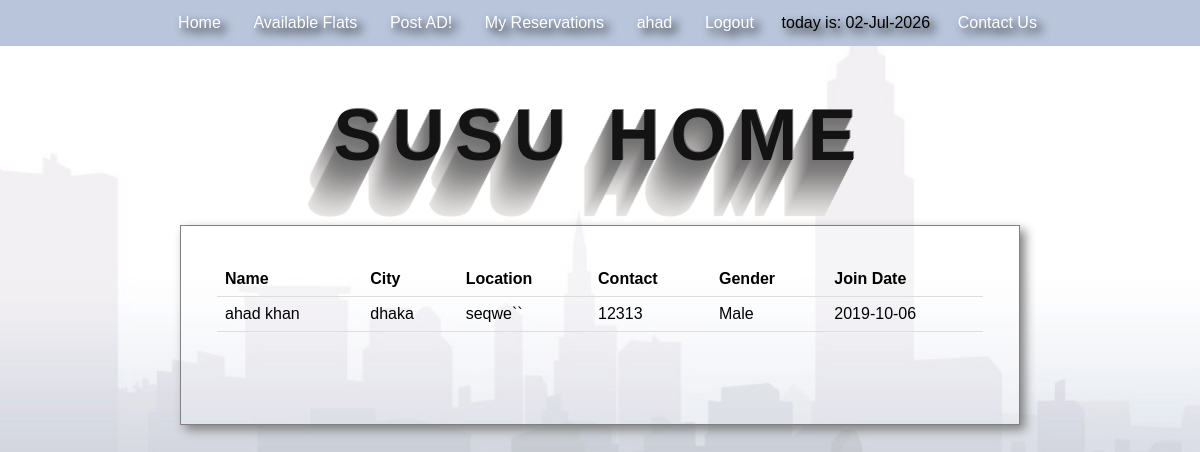
The app's page /seevalues.php (signed in) with its own data.
### tables this page shows
CREATE TABLE `members` (
  `member_id` int(100) NOT NULL,
  `username` varchar(100) NOT NULL,
  `first_name` varchar(100) NOT NULL,
  `last_name` varchar(100) NOT NULL,
  `password` varchar(100) NOT NULL,
  `contact_no` varchar(100) NOT NULL,
  `city` varchar(100) NOT NULL,
  `location` varchar(100) NOT NULL,
  `gender` varchar(100) NOT NULL,
  `join_date` date NOT NULL
);

### seevalues.php (the view)
<?php
	include_once"includes/header.php";
	include_once"connection.php";
	$uname=$_SESSION['username'];
	$user=mysqli_query($con,"SELECT * from members where username='$uname'");
	$row = mysqli_fetch_array($user,MYSQLI_BOTH);
?>
<table class="table">
	<tr>
		<th>Name</th>
		<th>City</th>
		<th>Location</th>
		<th>Contact</th>
		<th>Gender</th>
		<th>Join Date</th>
	</tr>
	<tr>
		<td><?php echo $row['first_name'].' '.$row['last_name'] ?></td>
		<td><?php echo $row['city']?></td>
		<td><?php echo $row['location'] ?></td>
		<td><?php echo $row['contact_no'] ?></td>
		<td><?php echo $row['gender'] ?></td>
		<td><?php echo $row['join_date'] ?></td>
	</tr>
</table>
		</div>
	</body>
</html>

### css/style.css (style rules this page uses)
body { background-image: url("../images/register-background-001.jpg"); background-attachment: fixed; background-size: cover; font-family: arial; margin:0 auto; }
table { border-collapse: collapse; width: 100%; }
th, td { padding: 8px; text-align: left; border-bottom: 1px solid #ddd; }

### slideshow.php (style rules this page uses)
* { box-sizing:border-box }
body { font-family: Verdana,sans-serif;margin:0 }

### records on screen
members: first_name "ahad", last_name "khan", city "dhaka", location "seqwe``", contact_no "12313", gender "Male", join_date "2019-10-06"

### other values on screen
$_SESSION['username'] "ahad"
